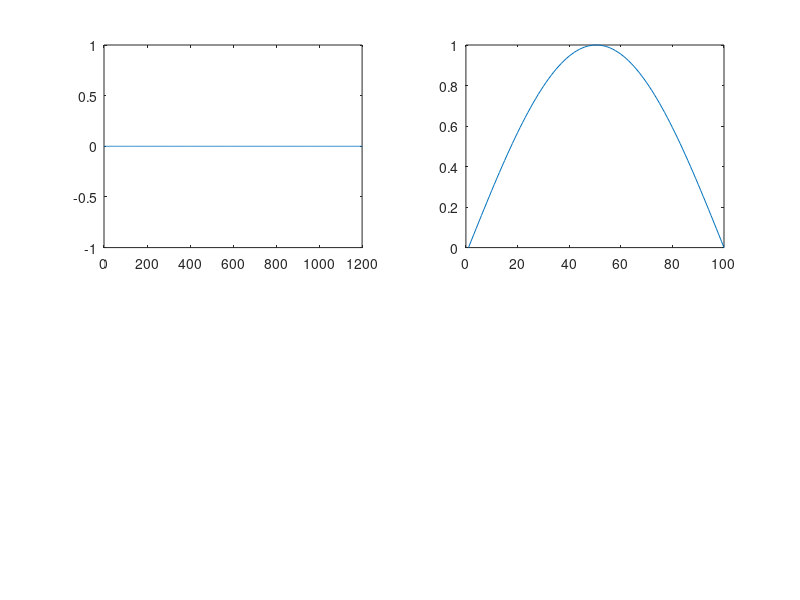

Write MATLAB code to recreate this figure. (Note: this script raises an error after producing the figure.)
% TODO incorporate multiple independent sequences for learning
% TODO parallelize
% TODO document used formulas
% TODO automatic testing via assertions and test cases

% package dependencies
% statistics package for the MV normal PDF
pkg load statistics

% clear all current variables
clear

% maximum iterations
MAX_ITER=1200;

% length of the learned sequence
N=100;

% dimensionality of the observed variables
D_x=1;
% dimensionality of the latent variables
D_z=1;

% observations
%X=randn(D_x, N);
X=sin(linspace(0,1,N)*pi*1);
for(i=2:D_x)
  X(i,:)=shift(X(i-1,:), 1);
endfor
%X=repmat([1,0], 1, N/2);
%X=repmat(linspace(0,1,N), D_x, 1);
%X=repmat(linspace(0,1,N).^2, D_x, 1);

% initial settings
% TODO initialize with something meaningful such as the result of a k-means run
Sigma=eye(D_x);
C=ones(D_x, D_z)./(D_x*D_z);
A=ones(D_z)./(D_z^2);
Gamma=eye(D_z);
P0=eye(D_z);
mu0=ones(D_z, 1)./D_z;

% learn the model parameters using EM
likelihoods=zeros(MAX_ITER,1);
deltaLikelihoods=1000;
try
  it=1;
  while it<MAX_ITER && deltaLikelihoods > 0.002
    % forward recursions (alpha values)
    [mus, Vs, Ps]=computeForwardRecursions(P0, C, Sigma, mu0, X, A, Gamma);

    % backward recursions (gamma values)
    [muhats, Vhats, Js]=computeBackwardRecursions(mus, Vs, Ps, A);

    % compute log-likelihood to monitor the progress
    % save the likelihood for plotting
    likelihoods(it)=computeLogLikelihood(mu0, P0, C, Sigma, A, mus, Ps, X);

    % update the parameters 
    [mu0, P0, A, Gamma, C, Sigma]=updateParameters(muhats, Vhats, Js, X);

    % ending criterions
    if(it>1)
      deltaLikelihoods=(likelihoods(it)-likelihoods(it-1))/abs(likelihoods(it));
    endif
    it=it+1;
  endwhile
catch
  disp(strcat("warning: EM algorithm ended due to an error (singularity?) after ", mat2str(it), " steps"))
  disp(strcat("relative increase in the likelihood: ", mat2str(deltaLikelihoods)))
end_try_catch

% plot the likelihoods
subplot(2,2,1)
plot(likelihoods)

% plot the data
subplot(2,2,2)
plot(X)

if(D_x == 1)
  % do forward recursion until the last observation
  [mus, Vs, Ps]=computeForwardRecursions(P0, C, Sigma, mu0, X, A, Gamma);

  % compute and plot predictions
  % predict the next latent variable given current observations
  % extend the required matrices
  N_pred=100;
  X=[X,zeros(D_x,N_pred)];
  mu_preds=zeros(D_z, N_pred);
  % compute the mean of the next latent variable
  mu_preds(:,1)=A*mus(:,N);
  % compute the most probable observation
  X(:,N+1)=C*mu_preds(:,1);
  for i=2:N_pred
    % compute the mean of the next latent variable
    mu_preds(:,i)=A*mu_preds(:,i-1);
    % compute the most probable observation
    X(:,N+i)=C*mu_preds(:,i);
  endfor
  subplot(2,2,3)
  plot(X)
endif

if(D_z == 1)
  subplot(2,2,4)
  plot([muhats, mu_preds])
endif




